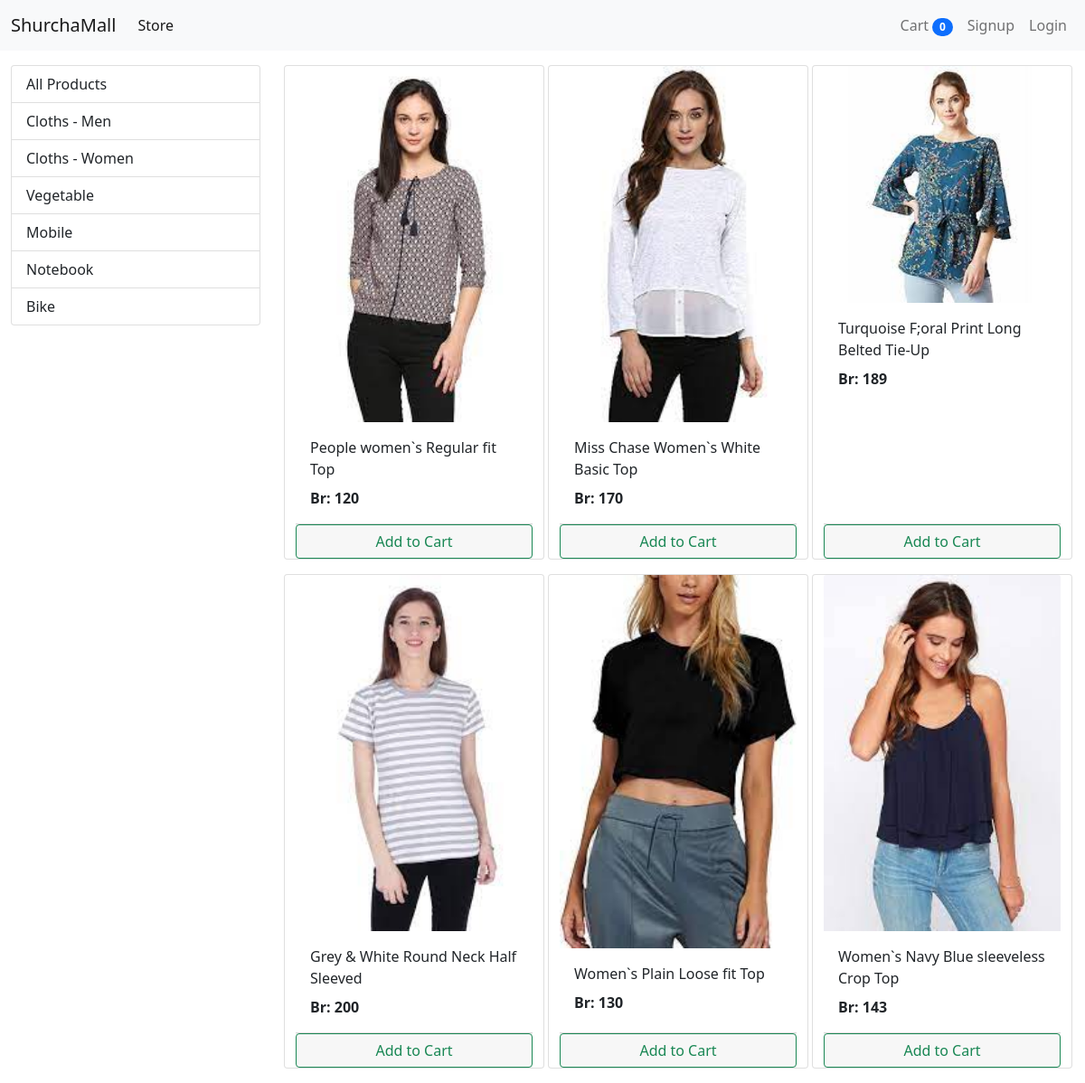
The app's page /?category=2 with its own data.
### store/models/category.py (models this page shows, shortened)
class Category(models.Model):
    name = models.CharField(max_length=20)
    @staticmethod
    def get_all_categories():
        return Category.objects.all()

### store/models/product.py (models this page shows, shortened)
class Product(models.Model):
    name = models.CharField(max_length=50)
    price = models.IntegerField(default=0)
    category = models.ForeignKey(Category, on_delete=models.CASCADE, default=1)
    description = models.CharField(max_length=200, default='', null=True, blank=True)
    image = models.ImageField(upload_to='uploads/products/')
    @staticmethod
    def get_all_products_by_categoryid(category_id):
        if category_id:
            return Product.objects.filter(category = category_id)
        else:
            return Product.get_all_products();

### store/views/home.py (the view, shortened to what this page needs)
# urls.py: path('', Index.as_view(), name='homepage'),
class Index(View):
    def get(self, request):
        cart = request.session.get('cart')
        if not cart:
            request.session['cart'] = {}
        products = None
        categories = Category.get_all_categories()
        categoryID = request.GET.get('category')
        if categoryID:
            products = Product.get_all_products_by_categoryid(categoryID)
        else:
            products = Product.get_all_products()
        data = {}
        data['products'] = products
        data['categories'] = categories
        print('you are: ', request.session.get('email'))
        return render(request, 'index.html', data)

### store/templatetags/cart.py (called while the page is built)
@register.filter(name='is_in_cart')
def is_in_cart(product, cart):
    keys = cart.keys()
    for id in keys:
        if int(id) == product.id:
            return True
    return False

### store/templatetags/custom_filter.py (called while the page is built)
@register.filter(name='currency')
def currency(number):
    return 'Br: '+str(number)

### store/templates/index.html (shortened to what this page needs)
{% extends 'base.html' %} {% block content %} {% load cart %}
{% load custom_filter %}
<div class="container-fluid mt-3">
  <div class="row">
    <div class="col-lg-3 mx-auto">
      <div class="list-group">
        <a class="list-group-item list-group-item-action" href="/"
          >All Products</a
        >
        {% for category in categories %}
        <a
          href="/?category={{category.id}}"
          class="list-group-item list-group-item-action"
          >{{category.name}}</a
        >
        {% endfor %}
      </div>
    </div>
    <div id="products" class="col-lg-9 mx-auto">
      <div class="row mx-auto">
        {% for product in products %}
        <div class="card  mx-auto mb-3" id="{{product.id}}" style="width: 18rem">
          <img
            src="{{product.image.url}}"
            class="card-img-top"
            alt="Card image cap"
          />
          <div class="card-body ">
            <p class="card-title">{{product.name}}</p>
            <p class="card-text">
              <b> {{product.price|currency}} </b>
            </p>
          </div>
          <div class="card-footer p-0 ">
            {% if product|is_in_cart:request.session.cart %}
            <div class="col-auto   d-flex   ">
              <form action="/#{{product.id}}" class="  " method="post">
                {% csrf_token %}
                <input
                  hidden
                  type="text"
                  name="product"
                  value="{{product.id}}"
                />
                <input hidden type="text" name="remove" value="True" />
                <input
                  type="submit"
                  value=" - "
                  class="btn btn-block btn-outline-success"
                />
              </form>
              <div class="text-center col p-1 ">
                {{product|cart_quantity:request.session.cart}} in Cart
              </div>
              <form action="/#{{product.id}}" class=" " method="post">
                {% csrf_token %}
                <input
                  hidden
                  type="text"
                  name="product"
                  value="{{product.id}}"
                />
                <input
                  type="submit"
                  value=" + "
                  class="btn btn-block btn-outline-success"
                />
              </form>
            </div>
            {% else %}
            <form action="/#{{product.id}}" method="POST" class="btn-block">
              <input
                type="submit"
                class="float-right btn btn-outline-success form-control "
                value="Add to Cart"
              />
            </form>
            {% endif %}
          </div>
        </div>
        {% endfor %}
      </div>
    </div>
  </div>
</div>
{% endblock %}

### records on screen
Category: name "Cloths - Men"
Category: name "Cloths - Women"
Category: name "Vegetable"
Category: name "Mobile"
Category: name "Notebook"
Category: name "Bike"
Product: image (picture), name "People women`s Regular fit Top", price "Br: 120"
Product: image (picture), name "Miss Chase Women`s White Basic Top", price "Br: 170"
Product: image (picture), name "Turquoise F;oral Print Long Belted Tie-Up", price "Br: 189"
Product: image (picture), name "Grey & White Round Neck Half Sleeved", price "Br: 200"
Product: image (picture), name "Women`s Plain Loose fit Top", price "Br: 130"
Product: image (picture), name "Women`s Navy Blue sleeveless Crop Top", price "Br: 143"

### other values on screen
{{ request.session.cart.keys|length }} "0"
